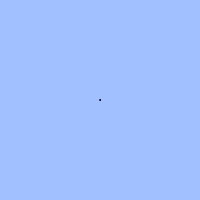
Frame 1 (no input)
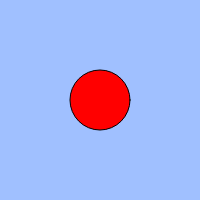
Frame 60 (no input)
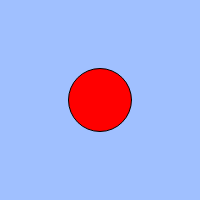
Frame 120 (the mouse pressed at the canvas centre since frame 60)

The p5.js sketch that drew these frames (run headless with seeded random() and noise() and a simulated clock; from frame 60 on, the mouse is pressed at the canvas centre):

// p5.js sketch
// ── sketch.js
// 練習問題「心臓の鼓動のように大きくなったり小さくなったりする円」
let count;
let cycle;

function setup(){
  createCanvas(200, 200);
  count = 0;
  cycle = 100;
}

function draw(){
  background(160, 192, 255);
  count = (count + 1) % cycle
  if(keyIsDown(" ".charCodeAt(0))){count = (count + 3) % cycle};
  fill(288,0,0);
  ellipse(width / 2, height / 2, count);
   if(count > 90) {count = -(count + 1) % cycle};
  ;
}
